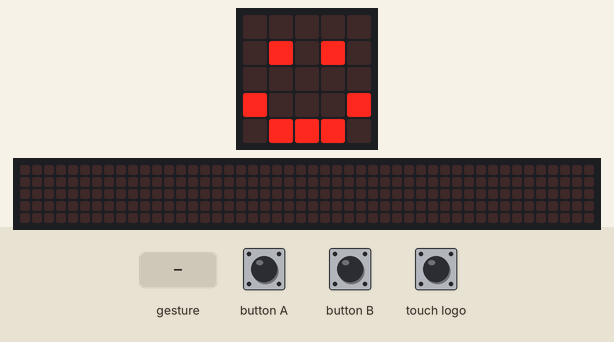
Bench run of a program on a simulated BBC micro:bit (MakeCode). Parts: the board's 5×5 LED display, a strip that is not on the board, showing the scrolling text unrolled. Inputs (shaded band) come from the test bench. Random numbers come from a fixed seed; a tilt is held for 1.5 s and a shake lasts 1 s, then the board lies face up again; the 48×5 strip is a reading aid, not a part: it shows the text the display is scrolling, unrolled, one strip-width of it at a time.

Above: at 1.8 s.
1.9 s: gesture 'shake'
At 2.17 s:
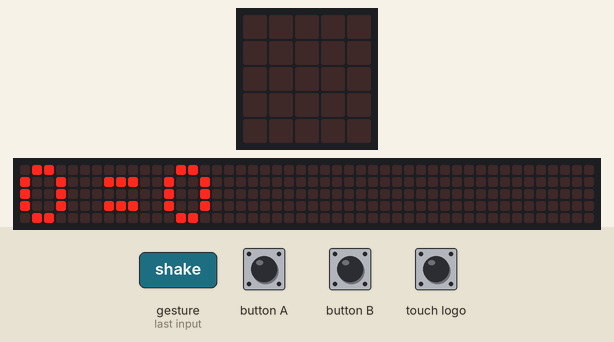
4.0 s: button A pressed for 0.15 s
At 4.27 s:
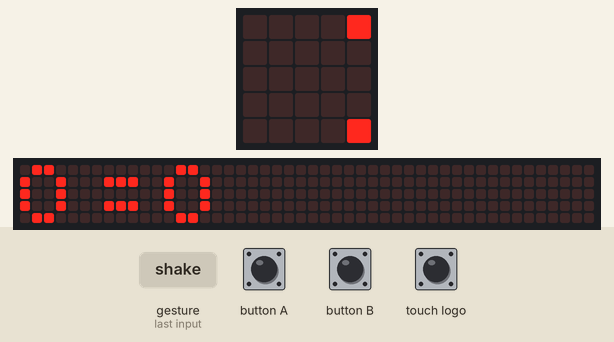
4.7 s: touch logo pressed for 0.15 s
5.4 s: button B pressed for 0.15 s
At 7.12 s:
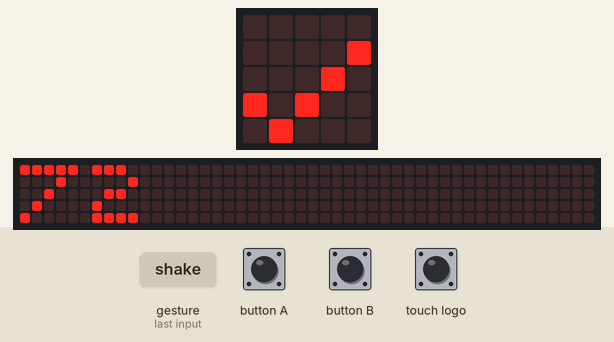
8.5 s: button A pressed for 0.15 s
At 9.9 s:
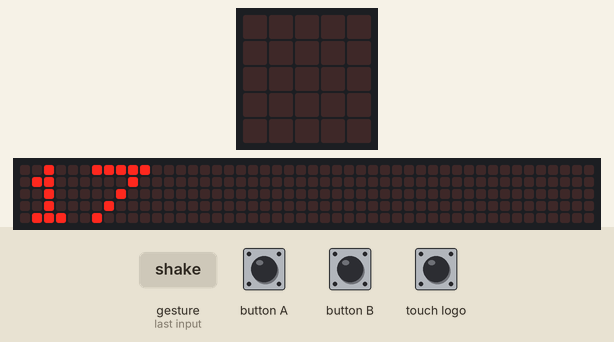
11.2 s: button B pressed for 0.15 s
At 11.47 s:
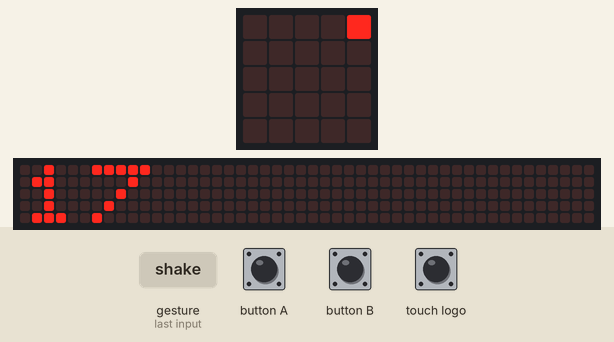
Timing chart, 0 to 12.9 s (numbered marks = the images above; inputs shaded):
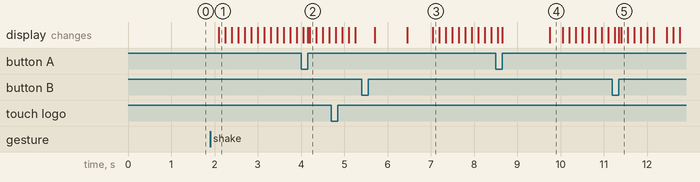

The program:

main.ts
```typescript
// (licence header left out)
// variables

let randomNumber1 = 0
let randomNumber2 = 0

// Setup
basic.clearScreen()
basic.showIcon(IconNames.Happy)

//
input.onLogoEvent(TouchButtonEvent.Pressed, function () {
    randomNumber1 = randint(0, 99)
    randomNumber2 = randint(0, 99)
    basic.showIcon(IconNames.Yes)
})

// Show randomNumber1
input.onButtonPressed(Button.A, function () {
    basic.clearScreen()
    basic.showNumber(randomNumber1)
})

// Show randomNumber2
input.onButtonPressed(Button.B, function () {
    basic.clearScreen()
    basic.showNumber(randomNumber2)
})

// Compare the two numbers
input.onGesture(Gesture.Shake, function () {
    basic.clearScreen()
    if (randomNumber1 > randomNumber2) {
        basic.showString(randomNumber1.toString() + ">" + randomNumber2.toString())
    } else if (randomNumber1 < randomNumber2) {
        basic.showString(randomNumber1.toString() + "<" + randomNumber2.toString())
    } else {
        basic.showString(randomNumber1.toString() + "=" + randomNumber2.toString())
    }
})
```

Measured:
- after the input at 1.9 s, the display: changes after 0.20 s (image 1)
